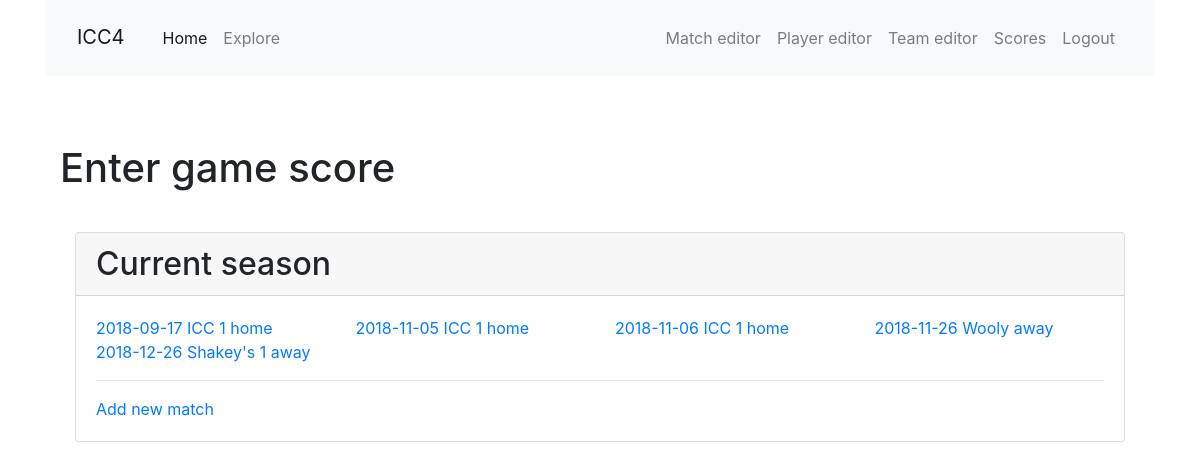
The page /enter_score on the database as committed earlier.
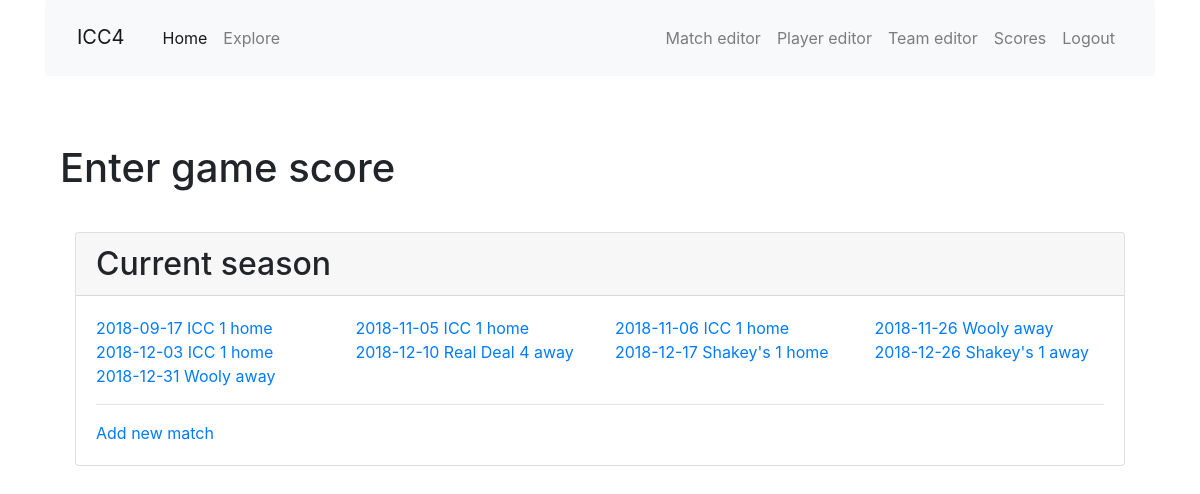
The same page on the database as committed later.
### app/models.py (models this page shows, shortened)
class Match(db.Model):
    id = db.Column(db.Integer, primary_key=True)
    opponent_id = db.Column(db.Integer, db. ForeignKey('team.id'))
    opponent = db.relationship('Team', back_populates='matches')
    date = db.Column(db.Date, index=True, default=date.today())
    location = db.Column(db.String(64))
    home_away = db.Column(db.String(32), index=True)
    match_type = db.Column(db.String(32), index=True)
    games = db.relationship('Game', back_populates='match', lazy='dynamic')
    team_score = db.Column(db.Integer, index=True)
    opponent_score = db.Column(db.Integer, index=True)
    win = db.Column(db.Boolean, index=True, default=True)
    match_summary = db.Column(db.String(512))
    food = db.Column(db.String(128))
    high_scores = db.relationship('HighScore', back_populates='match', lazy='dynamic')
    low_scores = db.relationship('LowScore', back_populates='match', lazy='dynamic')

class Team(db.Model):
    id = db.Column(db.Integer, primary_key=True)
    name = db.Column(db.String(64), index=True, unique=True)
    home_location = db.Column(db.String(64), index=True)
    address = db.Column(db.String(128), index=True)
    matches = db.relationship('Match', back_populates='opponent', lazy='dynamic')

### app/main/routes.py (the view, shortened to what this page needs)
@bp.route('/enter_score',  methods=['GET', 'POST'], defaults={'id': None})
@bp.route('/enter_score/<id>',  methods=['GET', 'POST'])
def enter_score(id):
    match = Match.query.filter_by(id=id).first()
    form = EnterScoresForm(obj=match)
    all_matches = Match.query.order_by(Match.date).all()
    hl_form = HLScoreForm()
    if request.method=='GET' and match is not None:
        form.load_games(match)
        hl_form.load_scores(match)
    if hl_form.add_btn.data:
        new_row = hl_form.hl_scores.append_entry()
        new_row.player.choices = [(p.nickname,p.nickname) for p in Player.query.all()]
        return render_template('enter_score.html', title='Enter Scores',
        form=form, hl_form=hl_form, match=match, all_matches=all_matches)
    if hl_form.rem_btn.data:
        hl_form.hl_scores.pop_entry()
        return render_template('enter_score.html', title='Enter Scores',
        form=form, hl_form=hl_form, match=match, all_matches=all_matches)
    if hl_form.submit_scores.data and match is not None:
        match.delete_all_books()
        hl_form.save_scores(match)
        flash('Match {} {} {} high/low scores entered successfully!'.format(match.date, match.opponent.name, match.home_away), 'success')
        return redirect(url_for('main.enter_score', id=match.id))
    return render_template('enter_score.html', title='Enter Scores',
        form=form, hl_form=hl_form, match=match, all_matches=all_matches)

### app/templates/enter_score.html (shortened to what this page needs)
{% extends "base.html" %}
{% import 'bootstrap/wtf.html' as wtf %}
{% block app_content %}
<div class="container">
  <h1>Enter game score</h1>
  <br>
  {% set c=3 %}
  <div class="col-12 mt-2 mx-auto">
    <div class="card h-100">
      <h2 class="card-header">Current season</h2>
      <div class="card-body">
        <ul class="row list-unstyled">
        {% for m in all_matches %}
        <li class="col-xs-3">
          <a href="{{ url_for('main.enter_score', id=m.id) }}">{{ m.date }} {{ m.opponent.name }} {{ m.home_away }} </a>
        </li>
        {% endfor %}
        </ul>
        <hr>
        <a href="{{ url_for('main.match_edit') }}">Add new match</a>
      </div>
    </div>
  </div>
</div>
{% endblock %}

Rows that differ between the two databases and show on the page:
added Match: date "2018-12-03", opponent.name "ICC 1", home_away "home"
added Match: date "2018-12-10", opponent.name "Real Deal 4", home_away "away"
added Match: date "2018-12-17", opponent.name "Shakey's 1", home_away "home"
added Match: date "2018-12-31", opponent.name "Wooly", home_away "away"
